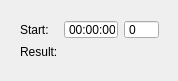
<?xml version="1.0" encoding="UTF-8"?>
<ui version="4.0">
 <class>Qaddtime</class>
 <widget class="QDialog" name="Qaddtime">
  <property name="geometry">
   <rect>
    <x>0</x>
    <y>0</y>
    <width>178</width>
    <height>81</height>
   </rect>
  </property>
  <property name="windowTitle">
   <string>Qaddtime</string>
  </property>
  <widget class="QWidget" name="gridLayoutWidget">
   <property name="geometry">
    <rect>
     <x>9</x>
     <y>9</y>
     <width>161</width>
     <height>61</height>
    </rect>
   </property>
   <layout class="QGridLayout" name="GridLayout">
    <item row="0" column="0">
     <widget class="QLabel" name="label">
      <property name="text">
       <string>Start:</string>
      </property>
      <property name="buddy">
       <cstring>timeEdit</cstring>
      </property>
     </widget>
    </item>
    <item row="0" column="2">
     <widget class="QSpinBox" name="elapse">
      <property name="cursor">
       <cursorShape>IBeamCursor</cursorShape>
      </property>
      <property name="buttonSymbols">
       <enum>QAbstractSpinBox::NoButtons</enum>
      </property>
      <property name="minimum">
       <number>-300</number>
      </property>
      <property name="maximum">
       <number>300</number>
      </property>
      <property name="value">
       <number>0</number>
      </property>
     </widget>
    </item>
    <item row="1" column="0">
     <widget class="QLabel" name="label_2">
      <property name="text">
       <string>Result:</string>
      </property>
     </widget>
    </item>
    <item row="0" column="1">
     <widget class="QTimeEdit" name="timeEdit">
      <property name="cursor">
       <cursorShape>IBeamCursor</cursorShape>
      </property>
      <property name="buttonSymbols">
       <enum>QAbstractSpinBox::NoButtons</enum>
      </property>
     </widget>
    </item>
    <item row="1" column="1" colspan="2">
     <widget class="QLabel" name="result">
      <property name="alignment">
       <set>Qt::AlignCenter</set>
      </property>
     </widget>
    </item>
   </layout>
  </widget>
 </widget>
 <layoutdefault spacing="6" margin="11"/>
 <tabstops>
  <tabstop>timeEdit</tabstop>
  <tabstop>elapse</tabstop>
 </tabstops>
 <resources/>
 <connections/>
</ui>
